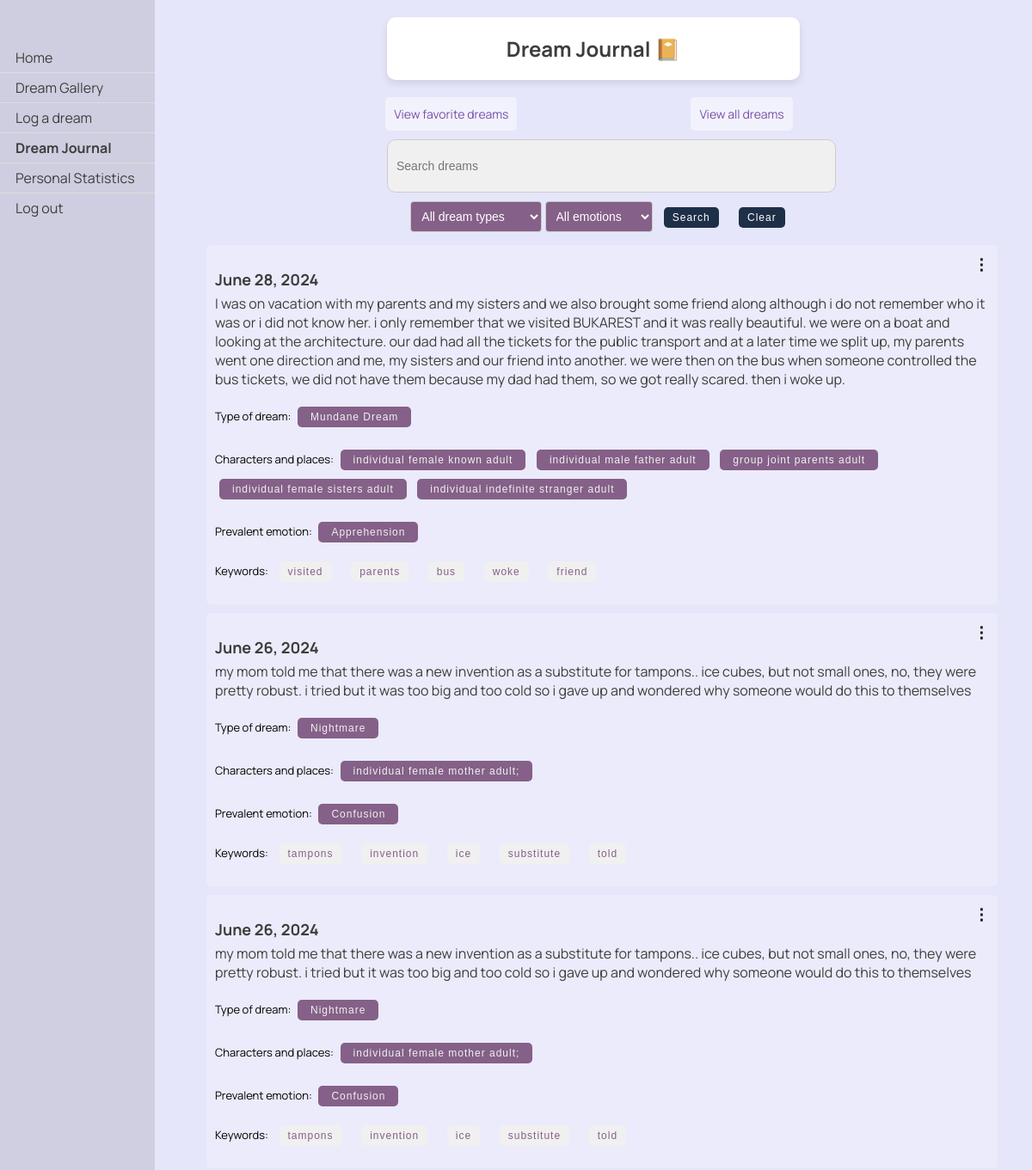
/dreams/view_shared/ (signed in, upper part), run on an earlier commit of the app's database.
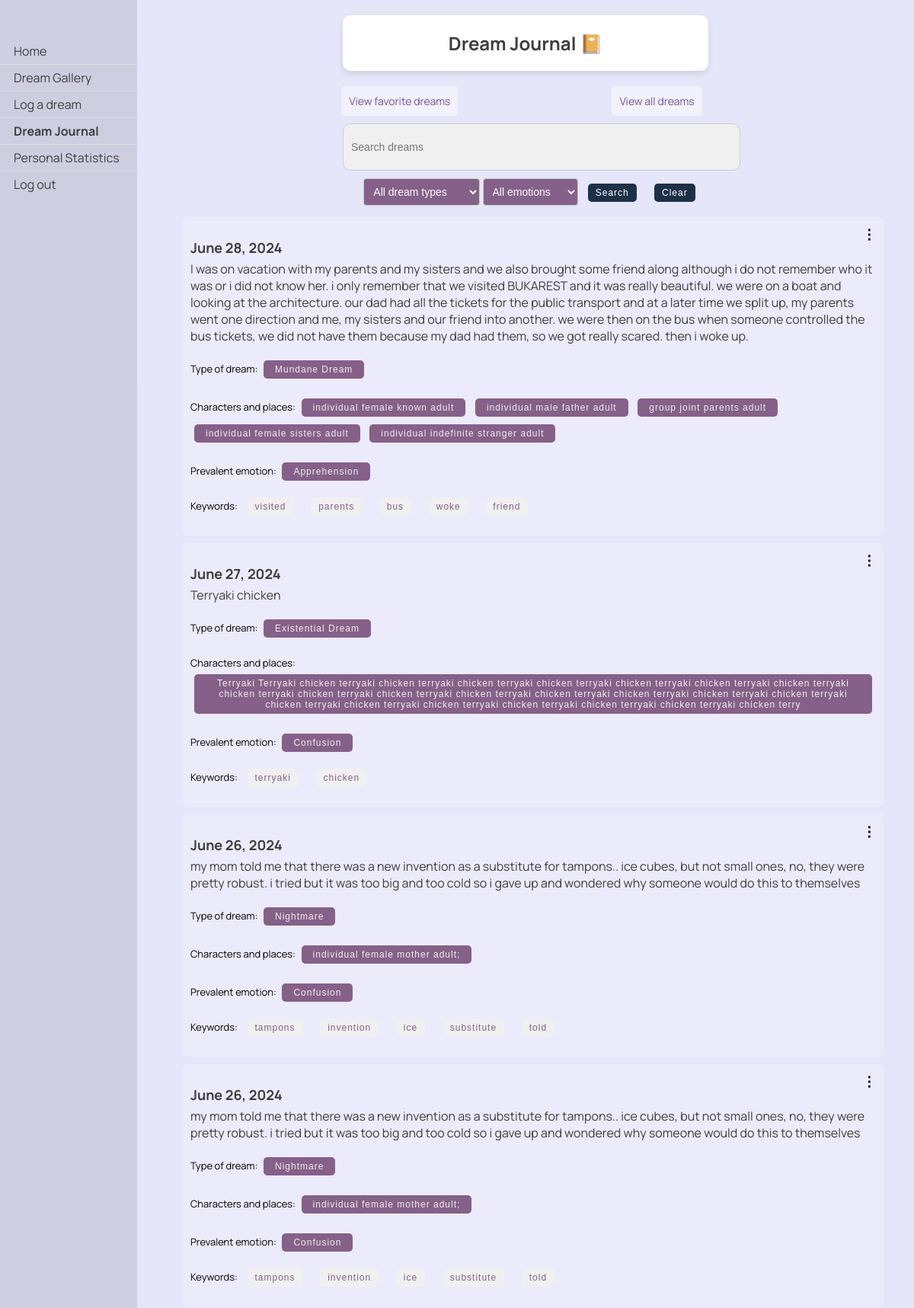
And on a later commit of the database.
### dreams/models.py (models this page shows, shortened)
class Dream(models.Model):
    classification_options = [
        ('0', 'Nightmare'),
        ('1', 'Mundane Dream'),
        ('2', 'Lucid Dream'),
        ('3', 'Existential Dream'),
        ('4', 'None'),
    ]
    user = models.ForeignKey(User, on_delete=models.CASCADE)
    date = models.DateField()
    content = models.TextField()
    shared = models.BooleanField(default=False)
    anon = models.BooleanField(default=False)
    processed = models.BooleanField(default=False)
    is_favorite = models.BooleanField(default=False)
    keywords = models.JSONField(default=list, blank=True)
    classification = models.CharField(max_length=1, choices=classification_options, blank=True, null=True, default='4')
    persons = models.JSONField(default=list, blank=True)
    emotion = models.CharField(max_length=20, blank=True)
    def classification_string(self):
        return dict(self.classification_options).get(self.classification, "No classification")

### dreams/views.py (the view)
# urls.py: path('view_shared/', views.view_shared, name='view_shared'),
@login_required
def view_shared(request):
    query = request.GET.get('q', '')
    dreams = Dream.objects.filter(shared=True)
    if query:
        dreams = dreams.filter(content__icontains=query)
    context = {
        'dreams': dreams,
        'query': query,
        'is_shared_view': True,
    }
    return render(request, 'dreams/dream_journal.html', context)

### dreams/templatetags/highlight.py (called while the page is built)
@register.filter(name='highlight')
def highlight(text, search):
    pattern = re.compile(re.escape(search), re.IGNORECASE)
    highlighted_text = pattern.sub(f'<span class="highlight">{search}</span>', text)
    return highlighted_text

### dreams/templates/dreams/dream_journal.html (shortened to what this page needs)
{% load static %}
{% load highlight %}
<!DOCTYPE html>
<html>
<head>
    <link rel="stylesheet" type="text/css" href="{% static 'css/styles.css' %}">
</head>
<body>
    <div class="header">
        <h2>Dream Journal 📔</h2>
    </div>
    <div class="sidenav">
        <a href="/">Home</a>
        <a href="{% url 'dreams:gallery' %}">Dream Gallery</a>
        <a href="{% url 'dreams:log_dream' %}">Log a dream</a>
        <a href="{% url 'dreams:dream_journal' %}"><b>Dream Journal</b></a>
        <a href="{% url 'dreams:personal_statistics' %}">Personal Statistics</a>
        <a href="{% url 'logout' %}">Log out</a>
    </div>
    <div class="button-container">
        <div>
            {% if is_favorite_view %}
            <a href="{% url 'dreams:dream_journal' %}" class="button">View all dreams</a>
            {% else %}
            <a href="{% url 'dreams:view_favorite' %}" class="button">View favorite dreams</a>
            {% endif %}
        </div>
        <div>
            {% if is_shared_view %}
            <a href="{% url 'dreams:dream_journal' %}" class="button">View all dreams</a>
            {% else %}
            <a href="{% url 'dreams:view_own_shared' %}" class="button">View shared dreams</a>
            {% endif %}
        </div>
    </div>
   <div class="container">
        <form class="search-form" method="get" action="{% url 'dreams:dream_journal' %}">
            <input id="searchInput" type="text" name="q" placeholder="Search dreams" value="{{ query }}">
            <select id="classification" name="classification">
                <option value="">All dream types</option>
            </select>
            <select id="emotion" name="emotion">
                <option value="">All emotions</option>
            </select>
            <button type="submit">Search</button>
            <button type="button" onclick="clearSearch()">Clear</button>
           </form>
    </div>
    <div class="dreams">
        {% if dreams %}
        {% for dream in dreams|dictsortreversed:"date" %}
        {% if not query or query|lower in dream.content|lower %}
        <div class="dream">
            <h3 class="dream-date">{{ dream.date }}</h3>
            <p class="dream-content">
                {% autoescape off %}
                {{ dream.content|safe|highlight:query }}
                {% endautoescape %}
            </p>
            <p class="class-form">
                {% if dream.classification %}
                Type of dream:
                <form class="class-form" method="get" action="{% url 'dreams:dream_journal' %}">
                    <button type="submit">{{ dream.classification_string}}</button>
                </form>
                {% endif %}
            </p>
            <p class="class-form">
                {%if dream.persons%}
                Characters and places:
                {% for person in dream.persons %}
                    <form class="class-form" method="get" action="{% url 'dreams:dream_journal' %}">
                        <button type="submit">{{ person }}</button>
                    </form>
                {% endfor %}
                {% endif %}
            </p>
            <p class="class-form">
                {%if dream.emotion%}
                Prevalent emotion:
                    <form class="class-form" method="get" action="{% url 'dreams:dream_journal' %}">
                    <button type="submit">{{ dream.emotion }}</button>
                </form>
                {%endif%}
            </p>
            <p class="keyword-form">
                Keywords:
                {% for keyword in dream.keywords %}
                <form class="keyword-form" method="get" action="{% url 'dreams:dream_journal' %}">
                    <button type="submit">{{ keyword }}</button>
                </form>
                {% endfor %}
            </p>
            <div class="menu">
                <span class="icon">⋮</span>
            </div>
        </div>
        {% endif %}
        {% endfor %}
        {% else %}
        <p>No dreams found.</p>
        {% endif %}
    </div>
</body>
</html>

What changed in the data, as far as the page shows it:
now on this page (row edited): Dream: date "June 27, 2024", content|highlight "T e r r y a k i c h i c k e n", classification_string "Existential Dream", persons "Terryaki Terryaki chicken terryaki chicken terryaki chicken terryaki chicken terryaki chicken terryaki chicken terryaki chicken terryaki chicken terryaki chicken terryaki chicken terryaki chicken terryaki chicken terryaki chicken terryaki chicken terryaki chicken terryaki chicken terryaki chicken terryaki chicken terryaki chicken terryaki chicken terryaki chicken terryaki chicken terry", emotion "Confusion", keywords "terryaki" "chicken"
